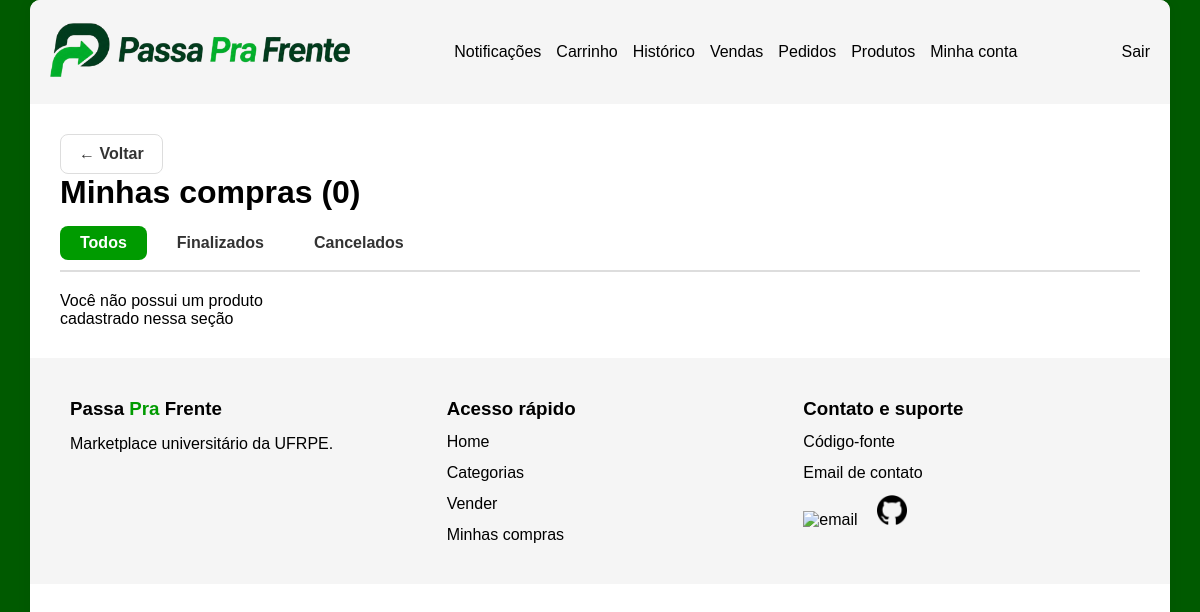
/pedidos/historico/compras/ (signed in), run on an earlier commit of the app's database.
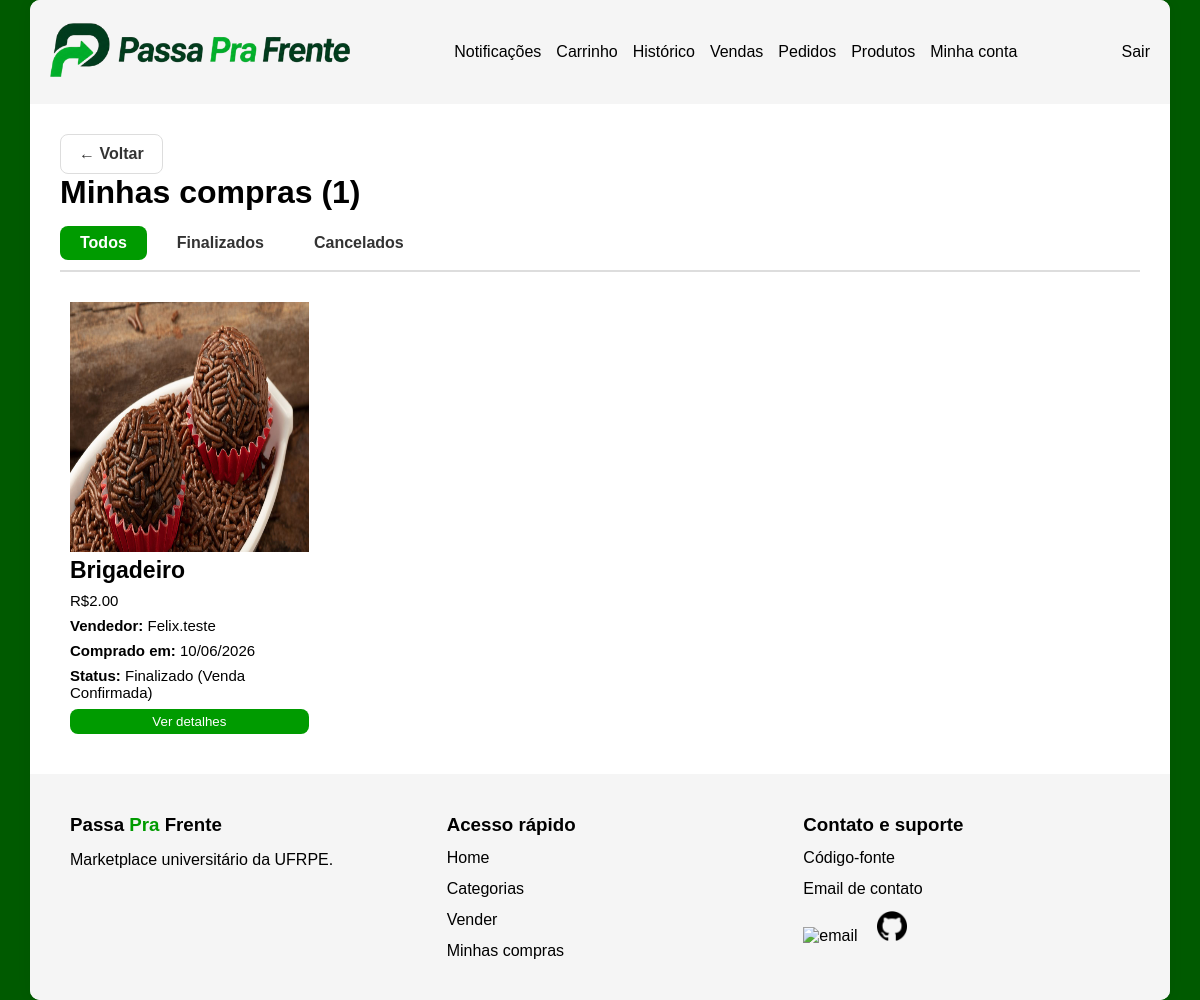
And on a later commit of the database.
### pedidos/models.py (models this page shows, shortened)
class Pedido(models.Model):
    STATUS_CHOICES = [
        ('pendente', 'Pendente'),
        ('compra_confirmada', 'Confirmada pelo vendedor'),
        ('aguardando_confirmacao', 'Aguardando confirmação do comprador'),
        ('finalizado', 'Finalizado (Venda Confirmada)'),
        ('cancelamento_solicitado', 'Cancelamento Solicitado pelo Comprador'),
        ('cancelado', 'Cancelado'),
    ]
    produto = models.ForeignKey(Produto, on_delete=models.CASCADE)
    comprador = models.ForeignKey(
        settings.AUTH_USER_MODEL,
        on_delete=models.CASCADE,
        related_name='compras'
    )
    vendedor = models.ForeignKey(
        settings.AUTH_USER_MODEL,
        on_delete=models.CASCADE,
        related_name='vendas'
    )
    status = models.CharField(
        max_length=30,
        choices=STATUS_CHOICES,
        default='pendente'
    )
    criado_em = models.DateTimeField(auto_now_add=True)
    class Meta:
        unique_together = ('produto', 'comprador')

### produtos/models.py (models this page shows, shortened)
class ImagemProduto(models.Model):
    produto = models.ForeignKey(
        Produto, on_delete=models.CASCADE,
        related_name='imagens'
    )
    imagem = models.ImageField(upload_to='produtos/')

class Produto(models.Model):
    nome = models.CharField(max_length=200)
    descricao = models.TextField()
    preco = models.DecimalField(max_digits=10, decimal_places=2)
    categoria = models.CharField(max_length=50, choices=CATEGORIAS)
    vendido = models.BooleanField(default=False)
    vendedor = models.ForeignKey(
        settings.AUTH_USER_MODEL,
        on_delete=models.CASCADE,
        related_name='produtos'
    )

### accounts/models.py (models this page shows, shortened)
class Usuario(AbstractUser):
    email = models.EmailField(unique=True)
    nickname = models.CharField(max_length=50, unique=True)
    telefone = models.CharField(max_length=11)
    dois_fatores = models.BooleanField(default=False)
    email_verificado = models.BooleanField(default=False)
    USERNAME_FIELD = 'email'
    REQUIRED_FIELDS = ['username', 'nickname', 'telefone']

### pedidos/views.py (the view)
# urls.py: path('historico/compras/', HistoricoComprasView.as_view(), name='historico_compras'),
class HistoricoComprasView(LoginRequiredMixin, View):
    def get(self, request):
        filtro = request.GET.get('filtro', 'todos')
        pedidos = Pedido.objects.filter(
            comprador=request.user,
            status__in=['finalizado', 'cancelado', 'cancelamento_solicitado']
        ).select_related('produto', 'produto__vendedor').order_by('-criado_em')
        total_finalizados=pedidos.filter(status='finalizado').count()
        if filtro == 'finalizado':
            pedidos = pedidos.filter(status='finalizado')
        elif filtro == 'cancelado':
            pedidos = pedidos.filter(status__in=['cancelado', 'cancelamento_solicitado'])
        return render(request, 'pedidos/historico_compras.html',{
            'pedidos': pedidos,
            'filtro': filtro,
            'total_finalizados': total_finalizados,
        })

### notificacoes/context_processors.py (called while the page is built)
def notificacoes_nao_lidas(request):
        if not request.user.is_authenticated:
            return {'notificacoes_count': 0}
        count = Notificacao.objects.filter(
            usuario=request.user,
            lida=False
        ).count()
        return {'notificacoes_count': count}

### templates/pedidos/historico_compras.html (shortened to what this page needs)
{% extends 'base.html' %}
{% load static %}
    {% block extra_css %}
        <link rel="stylesheet" href="{% static 'pedidos/historico_compras.css' %}">
    {% endblock %}
{% block content %}
<body>
    <main>
        <div class="container">
            <a class="back_button" href="{% url 'historico' %}">← Voltar</a>
            <h1>Minhas compras ({{ total_finalizados }})</h1>
            <div class="historico_abas">
                <a href="?filtro=todos"
                class="aba {% if filtro == 'todos' %}ativa{% endif %}">
                    Todos
                </a>
                <a href="?filtro=finalizado"
                class="aba {% if filtro == 'finalizado' %}ativa{% endif %}">
                    Finalizados
                </a>
                <a href="?filtro=cancelado"
                class="aba {% if filtro == 'cancelado' %}ativa{% endif %}">
                    Cancelados
                </a>
            </div>
            <div class="main_produtos">
                {% if pedidos %}
                    {% for pedido in pedidos %}
                        <div class="main_produto">
                            {% with pedido.produto.imagens.first as img %}
                                {% if img %}
                                    <img src="{{ img.imagem.url }}" alt="{{ pedido.produto.nome }}">
                                {% else %}
                                    <img src="{% static 'accounts/Images/PassaPraFrente_logo.png' %}" alt="Sem imagem">
                                {% endif %}
                            {% endwith %}
                            <div class="main_desc">
                                <h3>{{ pedido.produto.nome }}</h3>
                                <p>R${{ pedido.produto.preco }}</p>
                                <p><b>Vendedor: </b> {{ pedido.produto.vendedor.nickname }}</p>
                                <p><b>Comprado em: </b>{{ pedido.criado_em|date:"d/m/Y" }}</p>
                                <p><b>Status: </b> {{ pedido.get_status_display }}</p>
                            </div>
                            <div class="produto_buttons">
                                <button onclick="window.location.href='{% url 'detalhe_historico' pedido.id %}'">Ver detalhes</button>
                            </div>
                        </div>
                    {% endfor %}
                {% else %}
                        <p>Você não possui um produto cadastrado nessa seção</p>
                {% endif %}
            </div>
        </div>
    </main>
</body>
{% endblock %}

What changed in the data, as far as the page shows it:
added Pedido: produto.imagens.first.imagem (picture), produto.nome "Brigadeiro", produto.preco "2.00", produto.vendedor.nickname "Felix.teste", criado_em "10/06/2026", status "Finalizado (Venda Confirmada)"
Also different on the page:
{{ total_finalizados }}: "0" → "1"
text no longer shown: "Você não possui um produto cadastrado nessa seção"
